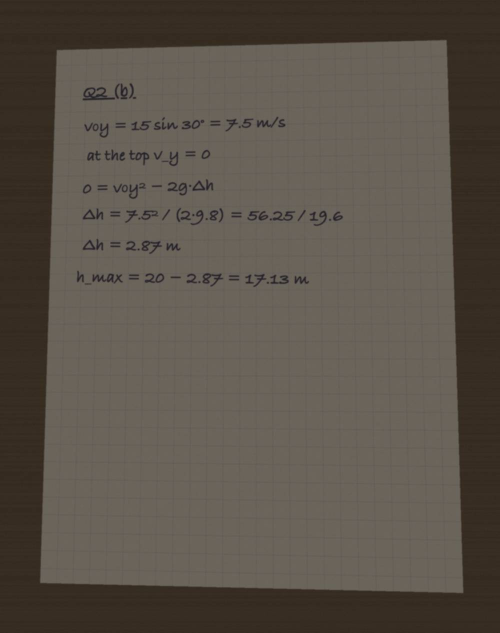
#> input picture tools/study/hard/low-light.jpg, 1000 x 1266 px (shown at 1/2 size)
$ python -i make-hard.py   (imports and definitions only)
#> lines starting #> are read from the running program, lines starting #| are printed output that depends on the picture
#> further down, picture is the input picture: PIL image 1000x1266 RGB; mean R, G, B 89.8, 81.9, 72.5
#!/usr/bin/env python3
"""Harder phone photos of handwritten work, for the photo clean-up (StudySource.clean) and the capture tests.

Same handwriting pages as make-work.py (headless Chrome renders them), photographed badly in the ways real
phone photos are bad. Writes tools/study/hard/*.jpg (plus one PNG and one PDF like an iPad export):
  low-light.jpg      a dim room: dark, warm, noisy, a little soft
  hard-shadow.jpg    the phone's own sharp shadow across half the page
  hand-corner.jpg    a hand holding the page down in the bottom corner
  steep.jpg          shot from the side: strong perspective, one corner of the page out of the picture
  sideways.jpg       stored sideways with an EXIF "rotate 90°" tag, as phones do
  two-columns.jpg    work in two columns
  light-desk.jpg     a white desk: the page's edge barely shows
  unreadable.jpg     Q1(c) English with its 4th line scribbled over (the teacher should ask about it)
  ipad-notes.png     a clean export of iPad notes on grid paper (nothing to fix: must not be damaged)
  ipad-notes.pdf     the same as a two-page PDF (page 2 goes on with the work)
Usage: python3 tools/study/make-hard.py   (needs Google Chrome, Pillow and numpy)
"""
import importlib.util, os, random, subprocess, tempfile
from PIL import Image, ImageDraw, ImageFilter, ImageEnhance

HERE = os.path.dirname(os.path.abspath(__file__))
OUT = os.path.join(HERE, "hard")
spec = importlib.util.spec_from_file_location("make_work", os.path.join(HERE, "make-work.py"))
mw = importlib.util.module_from_spec(spec)
# [1 line not run here, left out]

TWO_COL = """<!doctype html><html><head><meta charset="utf-8"><style>
body{margin:0;background:#f7f5ee}
.p{width:1100px;height:1400px;box-sizing:border-box;padding:90px 60px;display:flex;gap:40px;
  background-color:#f7f5ee;
  background-image:linear-gradient(rgba(70,110,190,.28) 1.5px,transparent 1.5px),linear-gradient(90deg,rgba(70,110,190,.28) 1.5px,transparent 1.5px);
  background-size:44px 44px}
.c{flex:1;border-right:2px solid rgba(31,42,85,.35)}
.c:last-child{border:0}
.l{font:40px/1.15 "Bradley Hand","Noteworthy",cursive;color:#1f2a55;margin:0 0 28px;white-space:nowrap}
.h{font:46px/1.2 "Bradley Hand",cursive;color:#1f2a55;margin:0 0 34px;text-decoration:underline}
</style></head><body><div class="p"><div class="c">%s</div><div class="c">%s</div></div></body></html>"""

UNREADABLE = ("en", "Q1 (c)", [
    "critical pts in [0,4]: x = 1, x = 3",
    "f(0) = 2",
    "f(1) = 1 − 6 + 9 + 2 = 6",
    "f(3) = 27 − 54 + 27 + 2 = 2",
    "f(4) = 64 − 96 + 36 + 2 = 6",
    "max = 6  at x = 1 and x = 4",
    "min = 2  at x = 0 and x = 3",
])


# [22 lines left out: functions render, place, not called in this run]


def finish(img, dst, noise=18, blur=0.7, quality=80, exif=None):
#> called with dst = 'out.png', noise = 18, blur = 0.7, quality = 80
    W, H = img.size
#> W = 1000; H = 1266
    n = Image.effect_noise((W, H), noise).convert("RGB")
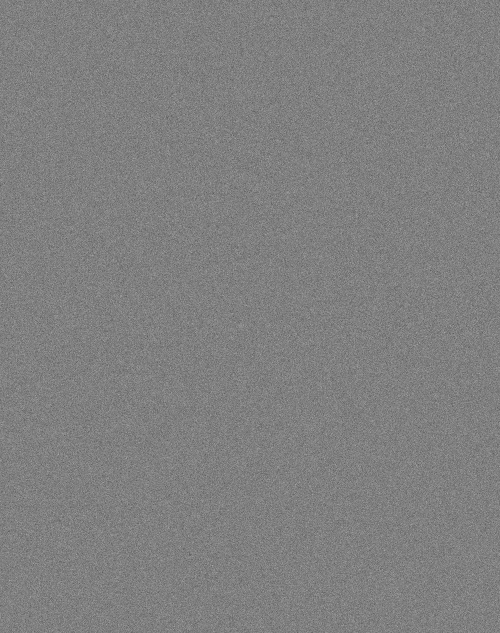
#> n: PIL image 1000x1266 RGB (shown at 1/2 size); min 32, max 212, mean 127.5
    img = Image.blend(img, n, 0.06).filter(ImageFilter.GaussianBlur(blur))
    img = img.resize((W * 2 // 3, H * 2 // 3))
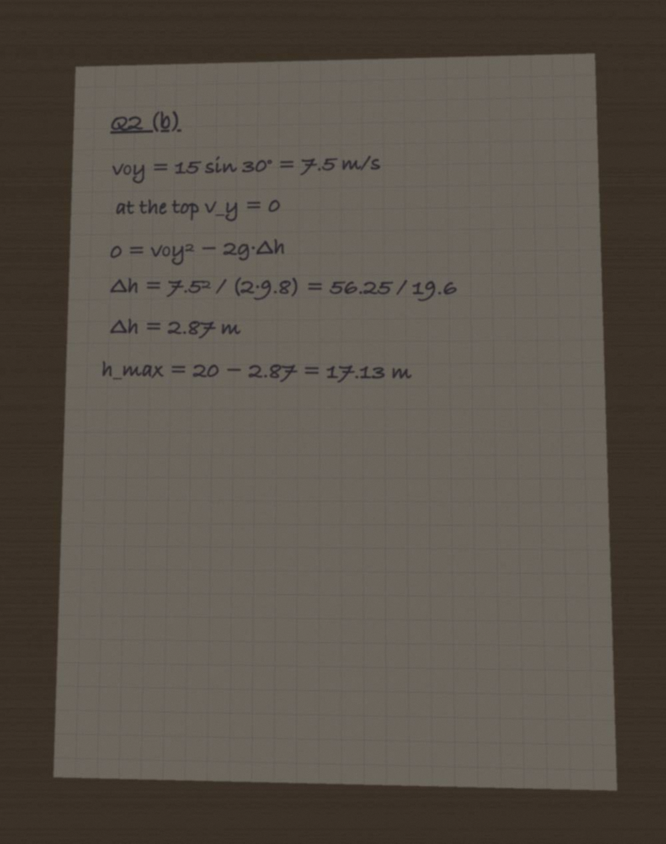
#> img: PIL image 666x844 RGB; mean R, G, B 91.6, 84.2, 75.3
    if exif:
        img.save(dst, "JPEG", quality=quality, exif=exif)
    else:
        img.save(dst, "JPEG", quality=quality)
    print("wrote", dst)


# [73 lines left out: function main, not called in this run]


# [2 lines not run here, left out]

>>> from PIL import Image
>>> picture = Image.open('hard/low-light.jpg')
>>> result = finish(picture, 'out.png')
